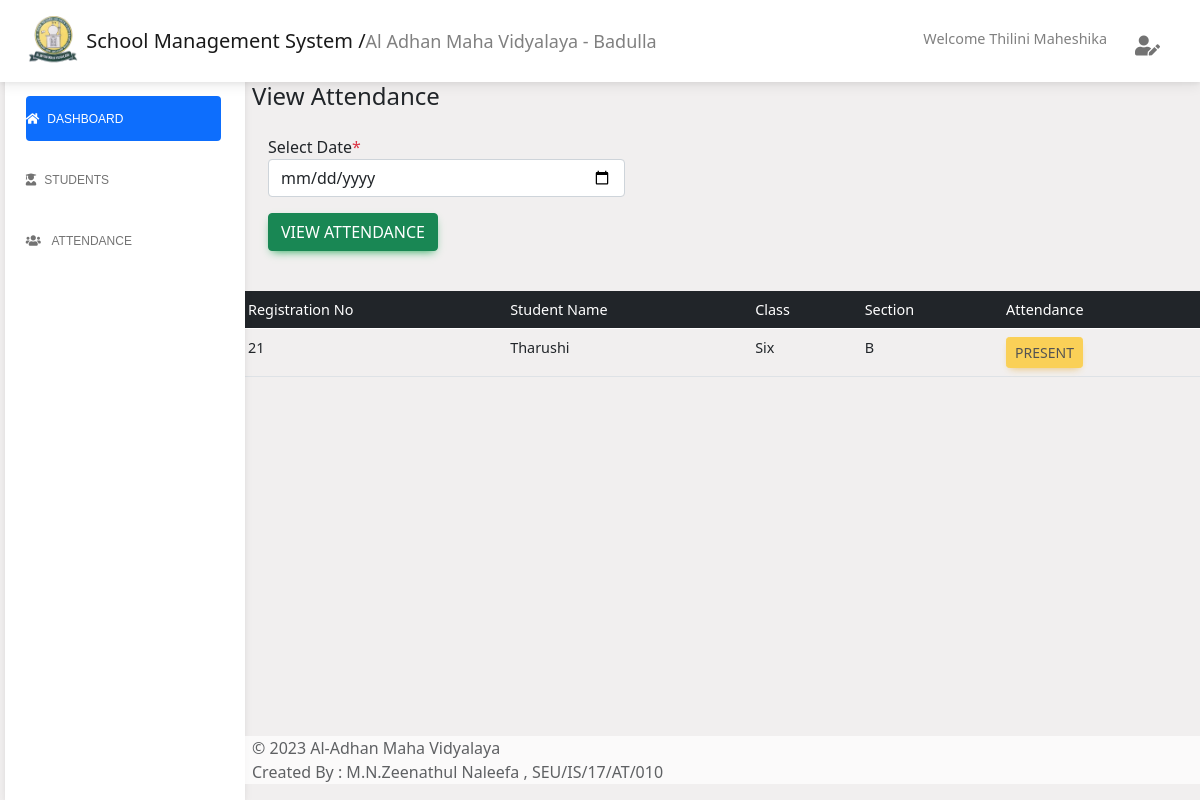
The app's page /admin/viewattendance.php?key=2023-04-05 (signed in) with its own data.
### tables this page shows
CREATE TABLE `teacher` (
  `t_id` int(255) NOT NULL,
  `t_name` varchar(255) NOT NULL,
  `t_email` varchar(255) NOT NULL,
  `t_address` varchar(255) NOT NULL,
  `t_phone` varchar(10) NOT NULL,
  `cls_id` int(255) NOT NULL,
  `sec_id` int(255) NOT NULL,
  `t_pass` varchar(255) NOT NULL,
  `date_updated` datetime NOT NULL,
  `is_deleted` int(2) NOT NULL
);

CREATE TABLE `attendance` (
  `att_id` int(255) NOT NULL,
  `std_id` int(255) NOT NULL,
  `cls_id` int(255) NOT NULL,
  `sec_id` int(255) NOT NULL,
  `t_id` int(255) NOT NULL,
  `status_check` int(2) NOT NULL,
  `date_updated` date NOT NULL
);

CREATE TABLE `student` (
  `reg_no` int(11) NOT NULL,
  `std_name` varchar(255) NOT NULL,
  `std_address` varchar(255) NOT NULL,
  `std_phone` varchar(10) NOT NULL,
  `std_uname` varchar(255) NOT NULL,
  `cls_id` int(11) NOT NULL,
  `sec_id` int(255) NOT NULL,
  `std_pass` varchar(8) NOT NULL,
  `reg_date` datetime NOT NULL,
  `is_deleted` int(2) NOT NULL
);

CREATE TABLE `class` (
  `cls_id` int(255) NOT NULL,
  `cls_name` varchar(255) NOT NULL,
  `is_deleted` int(2) NOT NULL
);

CREATE TABLE `section` (
  `sec_id` int(255) NOT NULL,
  `cls_id` varchar(255) NOT NULL,
  `sec_name` varchar(255) NOT NULL,
  `is_assigned` int(2) NOT NULL,
  `is_deleted` int(2) NOT NULL
);

### server/include/fetch.php (called while the page is built, shortened)
<?php
    function fetchAll($t_id){
        include 'connection.php';
        $getall = "SELECT student.reg_no, student.std_name, class.cls_id, class.cls_name, section.sec_id, section.sec_name,
        teacher.t_name
        FROM student
        JOIN class ON student.cls_id = class.cls_id
        JOIN section ON student.sec_id = section.sec_id AND student.cls_id = section.cls_id
        JOIN teacher ON student.cls_id = teacher.cls_id AND student.sec_id = teacher.sec_id
        WHERE teacher.t_id = '$t_id' GROUP BY student.reg_no";
        return mysqli_query($con, $getall);
    }
?>

### server/include/common.php (called while the page is built, shortened)
<?php
    function GetclassAttendance($date,$t_id){
        include 'connection.php';
        $view = "SELECT s.reg_no, s.std_name, c.cls_name, sc.sec_name, a.status_check
                 FROM attendance a
                 INNER JOIN student s ON s.reg_no = a.std_id AND s.cls_id = a.cls_id AND s.sec_id = a.sec_id
                 INNER JOIN class c ON c.cls_id = a.cls_id
                 INNER JOIN section sc ON sc.sec_id = a.sec_id AND sc.cls_id = a.cls_id
                 WHERE a.date_updated = '$date' AND a.t_id = '$t_id'";
         return mysqli_query($con, $view);
    }
?>

### admin/viewattendance.php (the view, shortened to what this page needs)
<?php
 include 'pages/header.php'; ?>
<?php
    if (isset($_SESSION['teacher'])) {
?>
<main class="main-content position-relative max-height-vh-100 h-100 mt-1 border-radius-lg ">
    <?php include 'navbar.php'; ?>
    <div class="container-fluid py-4">
        <div class="row">
            <h4>View Attendance</small>
            </h4>
        </div>
        <div class="card-body">
            <form method="post">
                <div class="form-group row mb-3">
                    <div class="col-xl-8">
                        <label class="form-control-label">Select Date<span class="text-danger ml-2">*</span></label>
                        <input type="date" class="form-control" name="dateTaken" id="exampleInputFirstName"
                            placeholder="YYYY-MM-DD">
                    </div>
                </div>
                <button type="button" name="submit" class="btn btn-success"
                    onclick="classAttendance(this.form,'<?php echo $_SESSION['teacher']; ?>')">View Attendance</button>
            </form>
        </div>
    </div>
    <div class="col-12">
                <div class="table-responsive p-0">
                    <?php
                    if(isset($_REQUEST['key'])){
                        $key = $_REQUEST['key'];
                        $getatt = GetclassAttendance($key,$_SESSION['teacher']); ?>
                   <table class="table">
                       <thead class="table-dark" style="width: 100%;">
                           <tr>
                               <th>Registration No</th>
                               <th>Student Name</th>
                               <th>Class</th>
                               <th>Section</th>
                               <th>Attendance</th>
                           </tr>
                       </thead>
                       <tbody>
                       <?php
                       while($row = mysqli_fetch_assoc($getatt)){
                           $status = $row['status_check'];
                   ?>
                           <tr>
                               <td><?php echo $row['reg_no']; ?></td>
                               <td><?php echo $row['std_name']; ?></td>
                               <td><?php echo $row['cls_name']; ?></td>
                               <td><?php echo $row['sec_name']; ?></td>
                               <td><?php
                                   if($status == 1){ ?>
                                       <button class="btn btn-sm btn-warning" disabled="disabled">Present</button>
                                   <?php }else{ ?>
                                       <button class="btn btn-sm btn-danger" disabled="disabled">Absent</button>
                                   <?php } ?>
                               </td>
                           </tr>
                           <?php } ?>
                       </tbody>
                   </table>
                    <?php }
                    ?>
        </div>
    </div>
    <?php include 'pages/footer.php'; ?>
</main>
<?php }else{
    header('Location: index.php');
    exit();
} ?>
</body>
</html>

### admin/navbar.php (shortened to what this page needs)
<header>
    <nav id="sidebarMenu" class="collapse d-lg-block sidebar collapse bg-white">
        <div class="nav flex-column nav-pills me-3" id="v-pills-tab" role="tablist" aria-orientation="vertical">
            <div class="navbar-nav ">
                <a href="index.php" class="nav-item nav-link active"><i class="fas fa-home-alt me-2"></i>Dashboard</a>
                <a href="student.php" class="nav-item nav-link "><i class="fas fa-user-graduate me-2"></i>Students</a>
                <?php if (isset($_SESSION['teacher'])) {
                    ?>
                <li class="nav-item">
                    <a class="nav-link collapsed" href="#" data-bs-toggle="collapse"
                        data-bs-target="#collapseAttendance" aria-expanded="false" aria-controls="collapseAttendance">
                        <i class="fa fa-users me-2"></i>
                        <span>Attendance</span>
                    </a>
                </li>
                <?php } ?>
            </div>
        </div>
    </nav>
    <nav id="main-navbar" class="navbar navbar-expand-lg navbar-light bg-white fixed-top">
        <div class="container-fluid">
            <a class="navbar-brand" href="#">
                <img src="assets/img/school_logo.png" height="50em" alt="Logo" loading="lazy" />
                <span class="ms-1 font-weight-bold">School Management System /<span
                        style="color: gray; font-size: 0.9em;">Al Adhan Maha Vidyalaya - Badulla</span></span>
            </a>
            <ul class="navbar-nav ms-auto d-flex flex-row" style="margin-right: 20px;">
                <?php
                    if (isset($_SESSION['teacher'])) {
                        $r1 = fetchAll($_SESSION['teacher']);
                        $row1 = mysqli_fetch_assoc($r1) ; ?>
                <span style="color: gray; font-size: 0.9em;">Welcome <?php echo $row1['t_name']; ?> </span>
                <?php }else if(isset($_SESSION['admin'])){ ?>
                <span style="color: gray; font-size: 0.9em;">Welcome Admin </span>
                <?php }else if(isset($_SESSION['student'])){
                    $r1 = getStuById($_SESSION['student']);
                    $row1 = mysqli_fetch_assoc($r1) ; ?>
                    <span style="color: gray; font-size: 0.9em;">Welcome <?php echo $row1['std_name']; ?> </span>
                <?php } ?>
                <li class="nav-item dropdown" style="margin-left: 20px;">
                    <a class="nav-link dropdown-toggle hidden-arrow d-flex align-items-center" href="#"
                        id="navbarDropdownMenuLink" role="button" data-mdb-toggle="dropdown" aria-expanded="false">
                        <i style="font-size: 20px;" class="fas fa-user-edit" height="20px" alt="Avatar"
                            loading="lazy"></i>
                    </a>
                </li>
            </ul>
        </div>
    </nav>
</header>
<main style="margin-top: 50px;">
    <div class="container pt-2"></div>
</main>

### admin/assets/css/main.css (style rules this page uses)
@media (min-width: 991.98px) { main { padding-left: 240px; } }
.sidebar { position: fixed; top: 0; bottom: 0; left: 0; padding: 58px 0 0; box-shadow: 0 2px 5px 0 rgb(0 0 0 / 5%), 0 2px 10px 0 rgb(0 0 0 / 5%); width: 240px; z-index: 600; }
#sidebarMenu { margin-top: 20px; margin-left: 5px; }
.navbar-brand { padding: 0.5rem 1rem; margin-left: 0; }
.navbar-nav { padding-left: 1.3em; margin-top: 10px; }
.nav-item { font-family: Arial, Helvetica, sans-serif; }
.form-control { width: 60%; }

### records on screen
teacher: t_name "Thilini Maheshika"
attendance: student.reg_no "21", student.std_name "Tharushi", cls.cls_name "Six", sec.sec_name "B", status_check "PRESENT"
